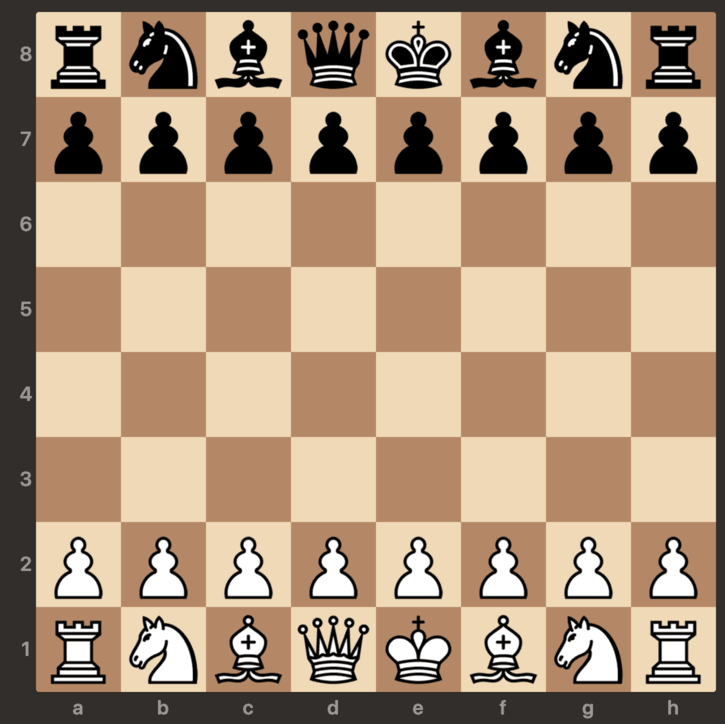
//> input picture TemplateMatching/ChessMatcher/full_board.png, 725 x 724 px
$ ./main   (built with g++ and OpenCV 4)
//> lines starting //> are read from the running program, lines starting //| are printed output that depends on the picture
#include <iostream>
#include <opencv2/opencv.hpp>

using namespace std;
using namespace cv;

// Örtüşme alanını hesaplayan fonksiyon
float calculateOverlapArea(const Rect& rect1, const Rect& rect2)
{
    int x1 = max(rect1.x, rect2.x);
    int y1 = max(rect1.y, rect2.y);
    int x2 = min(rect1.x + rect1.width, rect2.x + rect2.width);
    int y2 = min(rect1.y + rect1.height, rect2.y + rect2.height);

    int width = max(0, x2 - x1);
    int height = max(0, y2 - y1);

    return width * height;
}

int main()
{
    Mat board = imread("/home/reveck/CLionProjects/TemplateMatching/ChessMatcher/full_board.png");
//> board is the input picture: 724 rows x 725 cols, CV_8UC3; mean B, G, R 123.4, 149.2, 174.6
    Mat templateImage = imread("/home/reveck/CLionProjects/TemplateMatching/ChessMatcher/wp.png", IMREAD_UNCHANGED);
//> wp.png cannot be read in this run, so this picture is empty
    int hh = templateImage.rows;
//> hh = 0
    int ww = templateImage.cols;
//> ww = 0

    Mat pawn, alpha;
    if (templateImage.channels() == 4)
    {
        vector<Mat> channels;
        split(templateImage, channels);
        pawn = channels[0];
        alpha = channels[3];
    }
    else
    {
        pawn = templateImage.clone();
        alpha = Mat(templateImage.size(), CV_8UC1, Scalar(255));
    }

    Mat imgGray;
    cvtColor(board, imgGray, COLOR_BGR2GRAY);
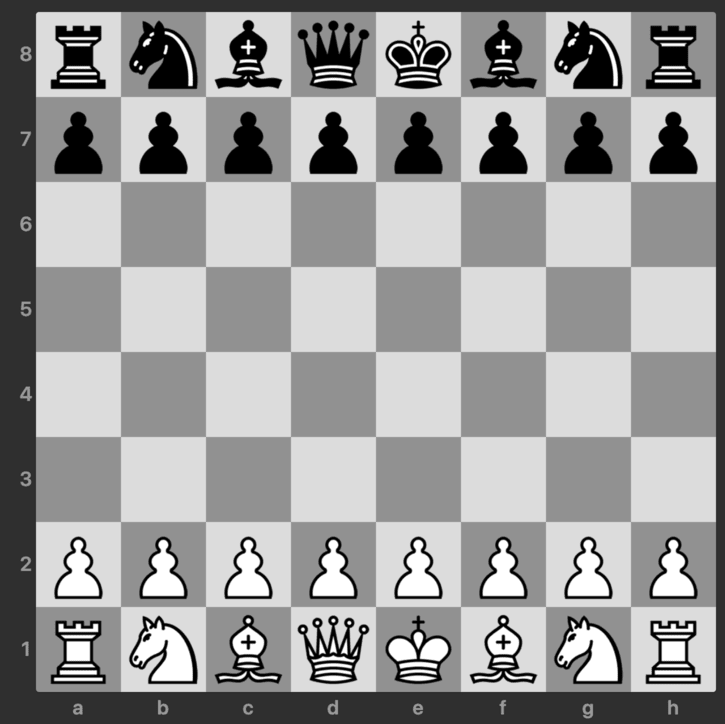
//> imgGray: 724 rows x 725 cols, CV_8UC1; min 0, max 255, mean 153.8

    Mat correlation;
//> (the run ends here: the program stops with an error, at `matchTemplate(imgGray, pawn, correlation, TM_CCORR_NORMED, alpha);`)
